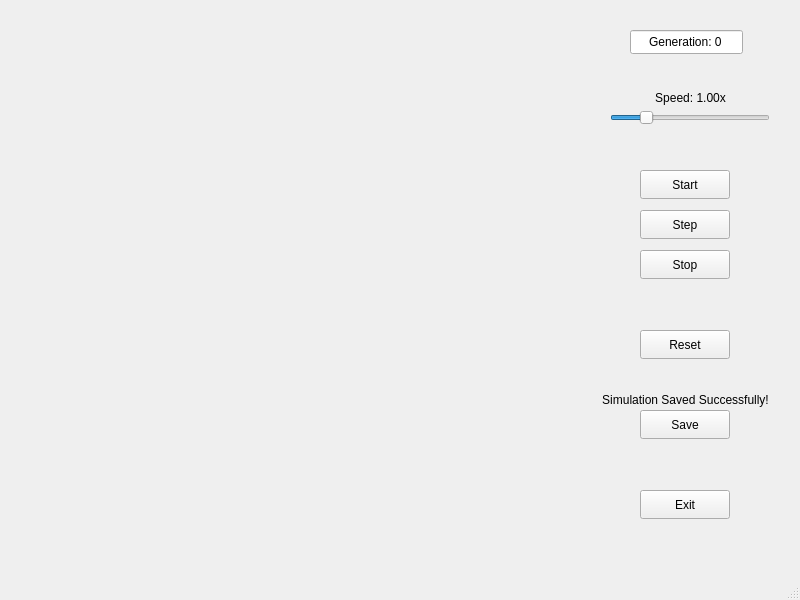
<?xml version="1.0" encoding="UTF-8"?>
<ui version="4.0">
 <class>GUIManager</class>
 <widget class="QMainWindow" name="GUIManager">
  <property name="geometry">
   <rect>
    <x>0</x>
    <y>0</y>
    <width>800</width>
    <height>600</height>
   </rect>
  </property>
  <property name="windowTitle">
   <string>GUIManager</string>
  </property>
  <widget class="QWidget" name="centralwidget">
   <widget class="QStackedWidget" name="stackedWidget">
    <property name="geometry">
     <rect>
      <x>0</x>
      <y>0</y>
      <width>801</width>
      <height>581</height>
     </rect>
    </property>
    <property name="currentIndex">
     <number>4</number>
    </property>
    <widget class="QWidget" name="WelcomeScreen">
     <widget class="QTextEdit" name="welcomeText">
      <property name="geometry">
       <rect>
        <x>30</x>
        <y>10</y>
        <width>731</width>
        <height>191</height>
       </rect>
      </property>
      <property name="readOnly">
       <bool>true</bool>
      </property>
      <property name="html">
       <string>&lt;!DOCTYPE HTML PUBLIC &quot;-//W3C//DTD HTML 4.0//EN&quot; &quot;http://www.w3.org/TR/REC-html40/strict.dtd&quot;&gt;
&lt;html&gt;&lt;head&gt;&lt;meta name=&quot;qrichtext&quot; content=&quot;1&quot; /&gt;&lt;meta charset=&quot;utf-8&quot; /&gt;&lt;style type=&quot;text/css&quot;&gt;
p, li { white-space: pre-wrap; }
hr { height: 1px; border-width: 0; }
li.unchecked::marker { content: &quot;\2610&quot;; }
li.checked::marker { content: &quot;\2612&quot;; }
&lt;/style&gt;&lt;/head&gt;&lt;body style=&quot; font-family:'.AppleSystemUIFont'; font-size:13pt; font-weight:400; font-style:normal;&quot;&gt;
&lt;p align=&quot;center&quot; style=&quot; margin-top:0px; margin-bottom:0px; margin-left:0px; margin-right:0px; -qt-block-indent:0; text-indent:0px;&quot;&gt;&lt;span style=&quot; font-family:'Segoe UI'; font-size:36pt;&quot;&gt;Welcome to &lt;/span&gt;&lt;/p&gt;
&lt;p align=&quot;center&quot; style=&quot; margin-top:0px; margin-bottom:0px; margin-left:0px; margin-right:0px; -qt-block-indent:0; text-indent:0px;&quot;&gt;&lt;span style=&quot; font-family:'Segoe UI'; font-size:36pt;&quot;&gt;Conway's Game of Life!&lt;/span&gt;&lt;/p&gt;&lt;/body&gt;&lt;/html&gt;</string>
      </property>
     </widget>
     <widget class="QPushButton" name="createNewButton">
      <property name="geometry">
       <rect>
        <x>120</x>
        <y>350</y>
        <width>171</width>
        <height>24</height>
       </rect>
      </property>
      <property name="text">
       <string>Create New Instance</string>
      </property>
     </widget>
     <widget class="QPushButton" name="loadExistingButton">
      <property name="geometry">
       <rect>
        <x>310</x>
        <y>350</y>
        <width>171</width>
        <height>24</height>
       </rect>
      </property>
      <property name="text">
       <string>Load Existing Instance</string>
      </property>
     </widget>
     <widget class="QPushButton" name="deleteExistingButton">
      <property name="geometry">
       <rect>
        <x>500</x>
        <y>350</y>
        <width>171</width>
        <height>24</height>
       </rect>
      </property>
      <property name="text">
       <string>Delete Existing Instance</string>
      </property>
     </widget>
    </widget>
    <widget class="QWidget" name="CreateScreen">
     <widget class="QTextEdit" name="gridCreateText">
      <property name="geometry">
       <rect>
        <x>30</x>
        <y>10</y>
        <width>731</width>
        <height>191</height>
       </rect>
      </property>
      <property name="readOnly">
       <bool>true</bool>
      </property>
      <property name="html">
       <string>&lt;!DOCTYPE HTML PUBLIC &quot;-//W3C//DTD HTML 4.0//EN&quot; &quot;http://www.w3.org/TR/REC-html40/strict.dtd&quot;&gt;
&lt;html&gt;&lt;head&gt;&lt;meta name=&quot;qrichtext&quot; content=&quot;1&quot; /&gt;&lt;meta charset=&quot;utf-8&quot; /&gt;&lt;style type=&quot;text/css&quot;&gt;
p, li { white-space: pre-wrap; }
hr { height: 1px; border-width: 0; }
li.unchecked::marker { content: &quot;\2610&quot;; }
li.checked::marker { content: &quot;\2612&quot;; }
&lt;/style&gt;&lt;/head&gt;&lt;body style=&quot; font-family:'.AppleSystemUIFont'; font-size:13pt; font-weight:400; font-style:normal;&quot;&gt;
&lt;p align=&quot;center&quot; style=&quot; margin-top:0px; margin-bottom:0px; margin-left:0px; margin-right:0px; -qt-block-indent:0; text-indent:0px;&quot;&gt;&lt;span style=&quot; font-family:'Segoe UI'; font-size:36pt;&quot;&gt;Pick a Grid &lt;/span&gt;&lt;/p&gt;
&lt;p align=&quot;center&quot; style=&quot; margin-top:0px; margin-bottom:0px; margin-left:0px; margin-right:0px; -qt-block-indent:0; text-indent:0px;&quot;&gt;&lt;span style=&quot; font-family:'Segoe UI'; font-size:36pt;&quot;&gt;Creation Mode!&lt;/span&gt;&lt;/p&gt;&lt;/body&gt;&lt;/html&gt;</string>
      </property>
     </widget>
     <widget class="QPushButton" name="generateRandom">
      <property name="geometry">
       <rect>
        <x>310</x>
        <y>430</y>
        <width>171</width>
        <height>24</height>
       </rect>
      </property>
      <property name="text">
       <string>Generate Random Grid</string>
      </property>
     </widget>
     <widget class="QPushButton" name="createManual">
      <property name="geometry">
       <rect>
        <x>310</x>
        <y>330</y>
        <width>171</width>
        <height>24</height>
       </rect>
      </property>
      <property name="text">
       <string>Create Custom Grid</string>
      </property>
     </widget>
    </widget>
    <widget class="QWidget" name="ManualScreen">
     <widget class="QPushButton" name="submitGrid">
      <property name="geometry">
       <rect>
        <x>640</x>
        <y>250</y>
        <width>90</width>
        <height>29</height>
       </rect>
      </property>
      <property name="text">
       <string>Submit</string>
      </property>
     </widget>
     <widget class="QWidget" name="gridContainerManual" native="true">
      <property name="geometry">
       <rect>
        <x>50</x>
        <y>20</y>
        <width>501</width>
        <height>501</height>
       </rect>
      </property>
     </widget>
    </widget>
    <widget class="QWidget" name="LoadScreen">
     <widget class="QListWidget" name="loadListWidget">
      <property name="geometry">
       <rect>
        <x>150</x>
        <y>30</y>
        <width>501</width>
        <height>461</height>
       </rect>
      </property>
     </widget>
     <widget class="QPushButton" name="exitButtonL">
      <property name="geometry">
       <rect>
        <x>360</x>
        <y>520</y>
        <width>80</width>
        <height>24</height>
       </rect>
      </property>
      <property name="text">
       <string>Exit</string>
      </property>
     </widget>
    </widget>
    <widget class="QWidget" name="MainScreen">
     <widget class="QPushButton" name="startButton">
      <property name="geometry">
       <rect>
        <x>640</x>
        <y>170</y>
        <width>90</width>
        <height>29</height>
       </rect>
      </property>
      <property name="text">
       <string>Start</string>
      </property>
     </widget>
     <widget class="QPushButton" name="stopButton">
      <property name="geometry">
       <rect>
        <x>640</x>
        <y>250</y>
        <width>90</width>
        <height>29</height>
       </rect>
      </property>
      <property name="text">
       <string>Stop</string>
      </property>
     </widget>
     <widget class="QPushButton" name="resetButton">
      <property name="geometry">
       <rect>
        <x>640</x>
        <y>330</y>
        <width>90</width>
        <height>29</height>
       </rect>
      </property>
      <property name="text">
       <string>Reset</string>
      </property>
     </widget>
     <widget class="QSlider" name="speedControl">
      <property name="geometry">
       <rect>
        <x>610</x>
        <y>110</y>
        <width>160</width>
        <height>16</height>
       </rect>
      </property>
      <property name="minimum">
       <number>25</number>
      </property>
      <property name="maximum">
       <number>400</number>
      </property>
      <property name="singleStep">
       <number>25</number>
      </property>
      <property name="pageStep">
       <number>25</number>
      </property>
      <property name="sliderPosition">
       <number>100</number>
      </property>
      <property name="orientation">
       <enum>Qt::Orientation::Horizontal</enum>
      </property>
     </widget>
     <widget class="QLabel" name="speedLabel">
      <property name="geometry">
       <rect>
        <x>610</x>
        <y>90</y>
        <width>161</width>
        <height>16</height>
       </rect>
      </property>
      <property name="text">
       <string>Speed: 1.00x</string>
      </property>
      <property name="alignment">
       <set>Qt::AlignmentFlag::AlignCenter</set>
      </property>
     </widget>
     <widget class="QLineEdit" name="labelGen">
      <property name="geometry">
       <rect>
        <x>630</x>
        <y>30</y>
        <width>113</width>
        <height>24</height>
       </rect>
      </property>
      <property name="text">
       <string>Generation: 0</string>
      </property>
      <property name="alignment">
       <set>Qt::AlignmentFlag::AlignCenter</set>
      </property>
      <property name="readOnly">
       <bool>true</bool>
      </property>
     </widget>
     <widget class="QWidget" name="gridContainerMain" native="true">
      <property name="geometry">
       <rect>
        <x>50</x>
        <y>20</y>
        <width>501</width>
        <height>501</height>
       </rect>
      </property>
     </widget>
     <widget class="QPushButton" name="saveButton">
      <property name="geometry">
       <rect>
        <x>640</x>
        <y>410</y>
        <width>90</width>
        <height>29</height>
       </rect>
      </property>
      <property name="text">
       <string>Save</string>
      </property>
     </widget>
     <widget class="QLabel" name="saveLabel">
      <property name="geometry">
       <rect>
        <x>600</x>
        <y>390</y>
        <width>171</width>
        <height>20</height>
       </rect>
      </property>
      <property name="text">
       <string>Simulation Saved Successfully!</string>
      </property>
      <property name="alignment">
       <set>Qt::AlignmentFlag::AlignCenter</set>
      </property>
     </widget>
     <widget class="QPushButton" name="exitButtonM">
      <property name="geometry">
       <rect>
        <x>640</x>
        <y>490</y>
        <width>90</width>
        <height>29</height>
       </rect>
      </property>
      <property name="text">
       <string>Exit</string>
      </property>
     </widget>
     <widget class="QPushButton" name="stepButton">
      <property name="geometry">
       <rect>
        <x>640</x>
        <y>210</y>
        <width>90</width>
        <height>29</height>
       </rect>
      </property>
      <property name="text">
       <string>Step</string>
      </property>
     </widget>
    </widget>
    <widget class="QWidget" name="DeleteScreen">
     <widget class="QListWidget" name="deleteListWidget">
      <property name="geometry">
       <rect>
        <x>150</x>
        <y>30</y>
        <width>501</width>
        <height>461</height>
       </rect>
      </property>
     </widget>
     <widget class="QPushButton" name="exitButtonD">
      <property name="geometry">
       <rect>
        <x>360</x>
        <y>520</y>
        <width>80</width>
        <height>24</height>
       </rect>
      </property>
      <property name="text">
       <string>Exit</string>
      </property>
     </widget>
    </widget>
    <widget class="QWidget" name="DeleteConfirm">
     <widget class="QPushButton" name="confirmDelete">
      <property name="geometry">
       <rect>
        <x>180</x>
        <y>353</y>
        <width>131</width>
        <height>41</height>
       </rect>
      </property>
      <property name="text">
       <string>Confirm Deletion</string>
      </property>
     </widget>
     <widget class="QPushButton" name="cancelDelete">
      <property name="geometry">
       <rect>
        <x>480</x>
        <y>353</y>
        <width>131</width>
        <height>41</height>
       </rect>
      </property>
      <property name="text">
       <string>Cancel</string>
      </property>
     </widget>
     <widget class="QPlainTextEdit" name="deleteConfirmText">
      <property name="geometry">
       <rect>
        <x>100</x>
        <y>140</y>
        <width>591</width>
        <height>141</height>
       </rect>
      </property>
      <property name="font">
       <font>
        <pointsize>18</pointsize>
       </font>
      </property>
      <property name="readOnly">
       <bool>true</bool>
      </property>
      <property name="plainText">
       <string>
Are you sure you want to delete simulation #? 
Once a simulation is deleted, it cannot be recovered.</string>
      </property>
     </widget>
    </widget>
   </widget>
  </widget>
  <widget class="QMenuBar" name="menubar">
   <property name="geometry">
    <rect>
     <x>0</x>
     <y>0</y>
     <width>800</width>
     <height>33</height>
    </rect>
   </property>
  </widget>
  <widget class="QStatusBar" name="statusbar"/>
 </widget>
 <resources/>
 <connections/>
</ui>
